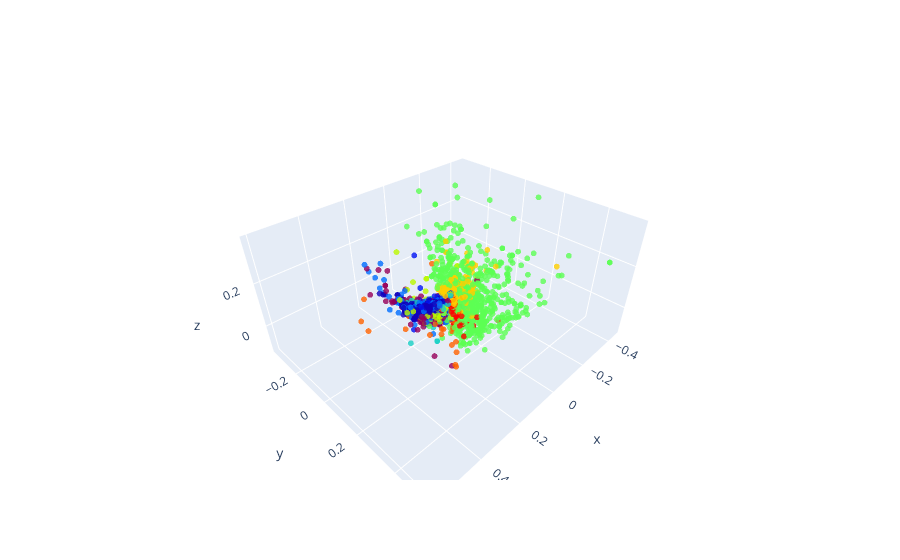

Notebook source saved alongside this figure:
### Code cell
# Plot 3d plot with plotly
import plotly.graph_objects as go
fig = go.Figure(data=[go.Scatter3d(x=train_data_kpca[:,0], y=train_data_kpca[:,1], z=train_data_kpca[:,2], mode='markers', marker=dict(size=2, color=limited_labels, colorscale='rainbow', opacity=0.8))])
fig.show()

### Figure 1 — Plotly figure (JSON) as saved in the notebook; plotly's stock layout.template omitted (floating-point values rounded to 4 significant figures; data arrays with more than 128 entries replaced by an {"elided": "..."} marker saying what was removed)
{"data": [{"marker": {"color": {"elided": "10000 int values"}, "colorscale": [[0, "rgb(150,0,90)"], [0.125, "rgb(0,0,200)"], [0.25, "rgb(0,25,255)"], [0.375, "rgb(0,152,255)"], [0.5, "rgb(44,255,150)"], [0.625, "rgb(151,255,0)"], [0.75, "rgb(255,234,0)"], [0.875, "rgb(255,111,0)"], [1, "rgb(255,0,0)"]], "opacity": 0.8, "size": 2}, "mode": "markers", "type": "scatter3d", "x": {"elided": "10000 float values"}, "y": {"elided": "10000 float values"}, "z": {"elided": "10000 float values"}}], "layout": {}}
